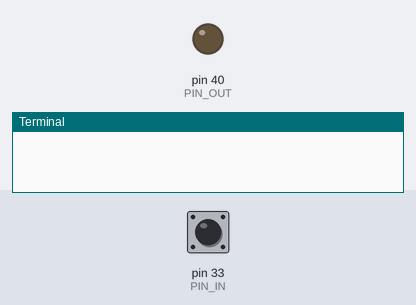
Simulated run of this program. Board: Raspberry Pi (header pin numbers). On the bench: output pins drawn as LEDs (lit = HIGH), the last lines printed to the terminal. Inputs (shaded band) come from the test bench; at power-on: pin 33 (PIN_IN) HIGH.

Above: at 1.2 s.
1.3 s: pin 33 (PIN_IN) pulled LOW for 0.15 s
At 1.7 s:
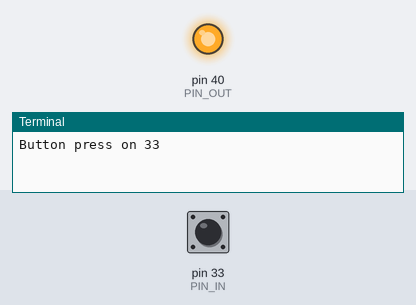
Timing chart, 0 to 4.3 s (numbered marks = the images above; inputs shaded):
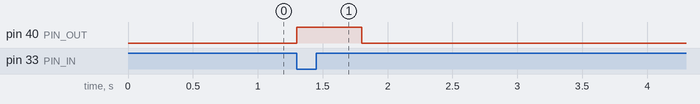

The program:

button_and_led.py
```python
import RPi.GPIO as GPIO
import time

# There are two modes of using GPIO pins: using board numbering,
# or using chip numbering.  We use board numbering here.
GPIO.setmode(GPIO.BOARD)

# Which pins we use how.
PIN_OUT = 40
PIN_IN = 33

# Sets pin 40 to input with pull-up resistor.
GPIO.setup(PIN_IN, GPIO.IN, pull_up_down=GPIO.PUD_UP)

# Sets pin 33 as output.
GPIO.setup(PIN_OUT, GPIO.OUT)
GPIO.output(PIN_OUT, False)

# This is the callback for when a button press has been detected.
def button_press(channel):
    print "Button press on %r" % channel
    # We flash the LED ON for half a second.
    GPIO.output(PIN_OUT, True)
    time.sleep(0.5)
    GPIO.output(PIN_OUT, False)

# We attach the callback to the button with a debounce time of 200ms.
GPIO.add_event_detect(PIN_IN, GPIO.FALLING, callback=button_press, bouncetime=200)

# That's all, folks.
# We need to sleep forever.
while True:
    time.sleep(1.0)
```

Measured:
- after the input at 1.3 s, pin 40 (PIN_OUT): LOW → HIGH at once, → LOW 0.50 s later
